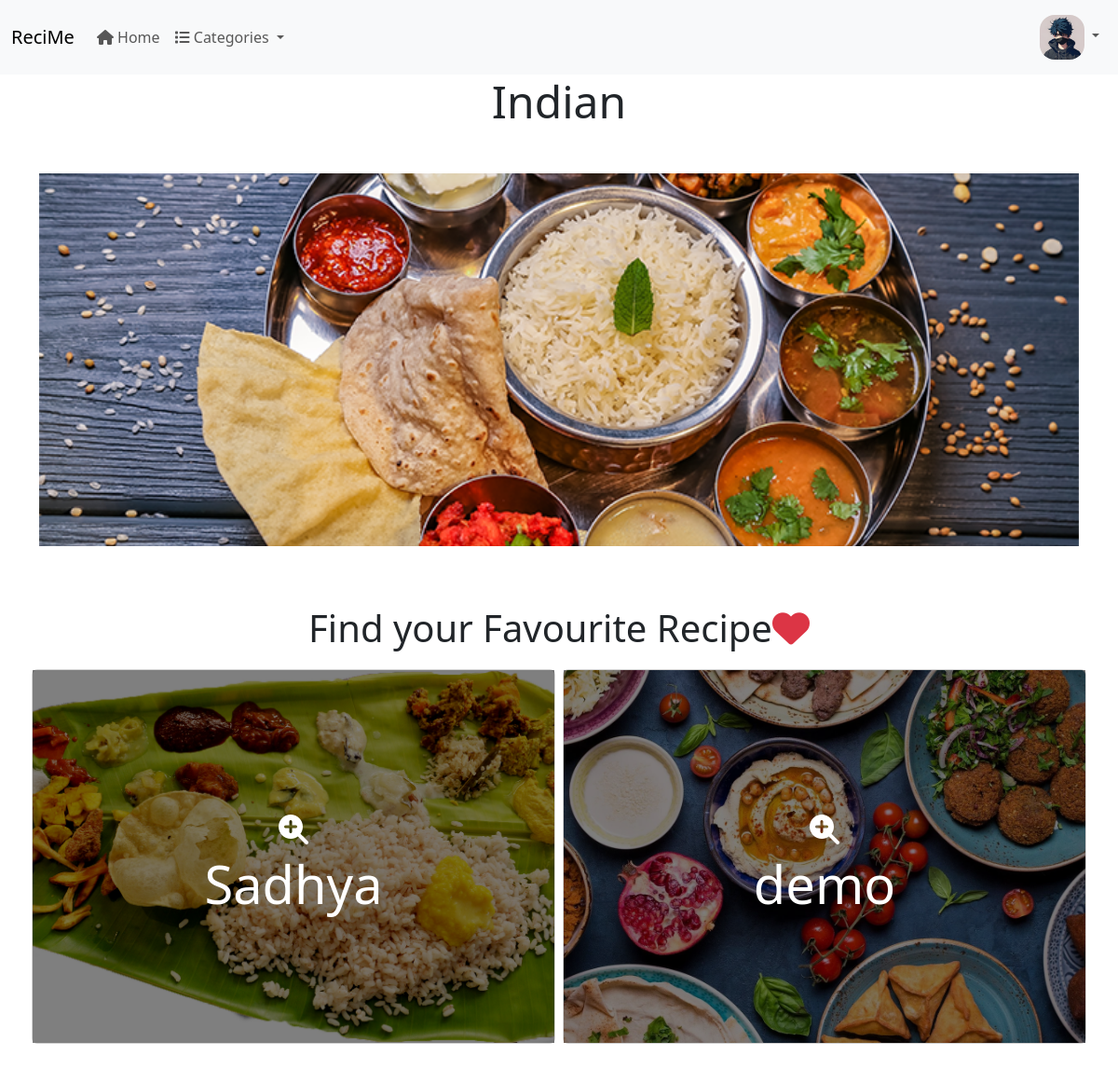
The app's page /recipe/categories/cat-indian/, older data.
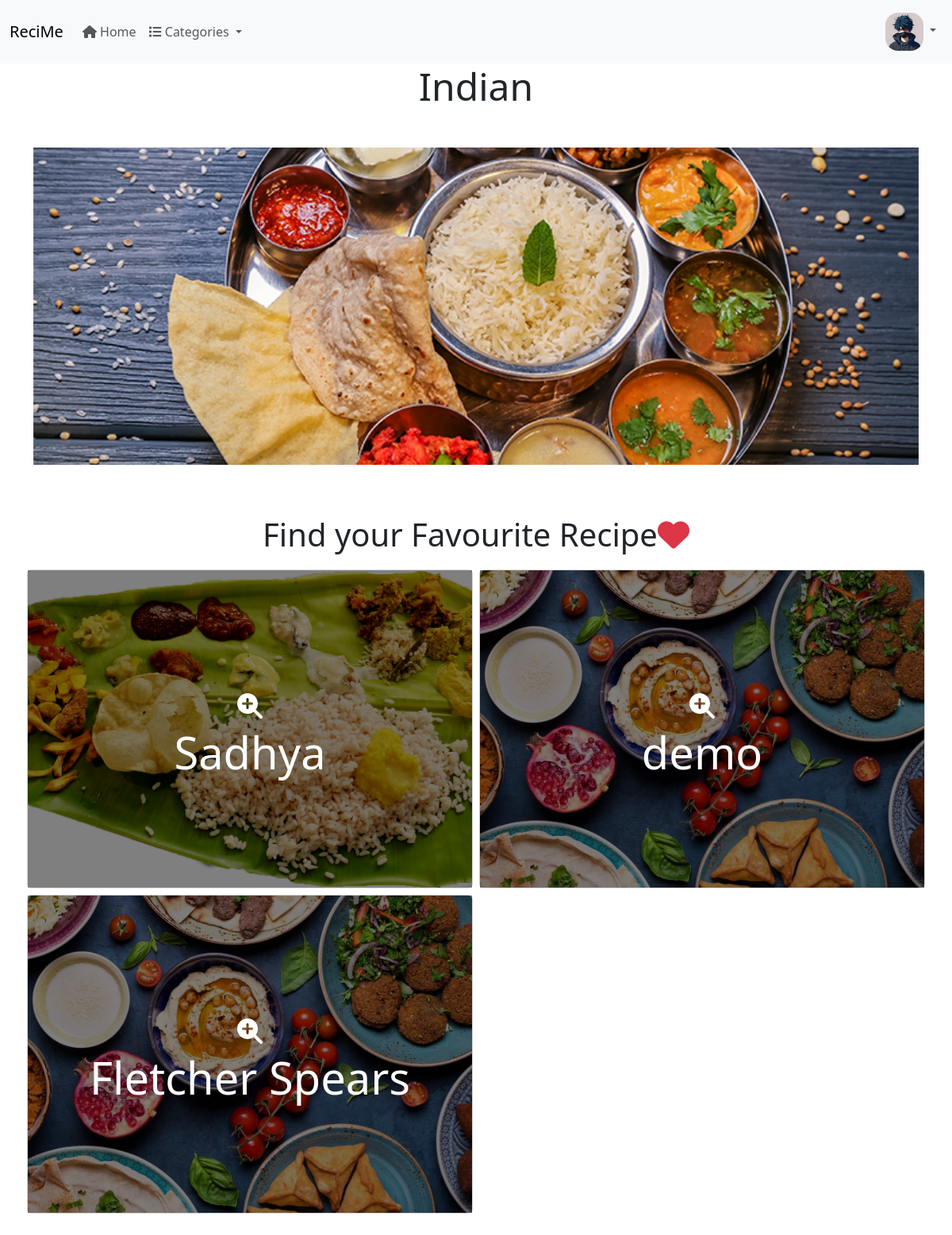
The same page, newer data.
### appRecipe/models.py (models this page shows, shortened)
class Recipe(models.Model):
    def get_file_path(instance, filename):
        ext = filename.split(".")[-1]
        tmp = get_random_string()
        filename = f"{tmp}.{ext}"
        return os.path.join("recipe", filename)
    author = models.ForeignKey(CustomUser, on_delete=models.CASCADE)
    name = models.CharField(max_length=100)
    slug = models.SlugField(max_length=100, unique=True)
    category = models.ForeignKey(Category, on_delete=models.CASCADE)
    about = models.TextField()
    ingredients = models.TextField()
    preparation = models.TextField()
    image = models.ImageField(
        upload_to=get_file_path, null=True, blank=True, default="recipe/default.jpg"
    )
    is_deleted = models.BooleanField(default=False)

### appRecipe/views.py (the view)
def category_view(request, slug):
    context = get_common_context()
    category = get_object_or_404(Category, slug=slug, is_deleted=False)
    recipes = Recipe.objects.filter(
        category=category, author__is_deleted=False, is_deleted=False
    ).annotate(like_count=Count("like"))
    if request.user.is_authenticated:
        liked_recipes = Like.objects.filter(user=request.user).values_list(
            "recipe", flat=True
        )
        bookmarked_recipes = Bookmark.objects.filter(user=request.user).values_list(
            "recipe", flat=True
        )
        for recipe in recipes:
            recipe.is_liked = recipe.id in liked_recipes
            recipe.is_bookmarked = recipe.id in bookmarked_recipes
    else:
        for recipe in recipes:
            recipe.is_liked = False
            recipe.is_bookmarked = False
    context.update(
        {
            "title": f"{category.name} | Recime",
            "recipes": recipes,
            "category": category,
        }
    )
    return render(request, "appRecipe/category_view.html", context=context)

### appRecipe/views.py (called while the page is built)
def get_common_context():
    categories = Category.objects.filter(is_deleted=False)
    return {"categories": categories}

### templates/appRecipe/category_view.html (shortened to what this page needs)
{% extends "base.html" %}
{% load static %}
{% block content %}
	<div class="container pb-5">
		<h1 class="display-5 text-center mb-5">{{ category.name }}</h1>
		<img class="mb-3" src="{{ category.image.url }}" style="width: 100%; height: 50vh; object-fit: cover" alt="">
		{% if recipes.count > 0 %}
			<h1 class="display-6 text-center mb-3 mt-5">Find your Favourite Recipe<span class="text-danger"><i
					class="fa-solid fa-heart"></i></span></h1>
			<div class="row">
				{% for recipe in recipes %}
					<div class="col col-md-6 p-1">
						<div class="card h-100">
							<a href="{% url 'recipe-view' recipe.slug %}">
								<div class="image-container w-100">
									<img
											src="{{ recipe.image.url | default:'recipe/default.jpg' }}"
											class="card-img-top"
											alt="recipe_image"
											style="width: 100%; height: 50vh; object-fit: cover;"
											onerror="this.src='{% static 'recipe/default.jpg' %}'">
									<div class="overlay">
										<h1 class="display-4 text-white text-center p-2 wrap_text w-100"><i
												class="fa-solid fa-magnifying-glass-plus"></i><br>{{ recipe.name }}
										</h1>
									</div>
								</div>
							</a>
						</div>
					</div>
				{% endfor %}
			</div>
		{% endif %}
	</div>
{% endblock content %}

Row changes from the older to the newer data that the page shows:
added Recipe: image (placeholder picture), name "Fletcher Spears"
